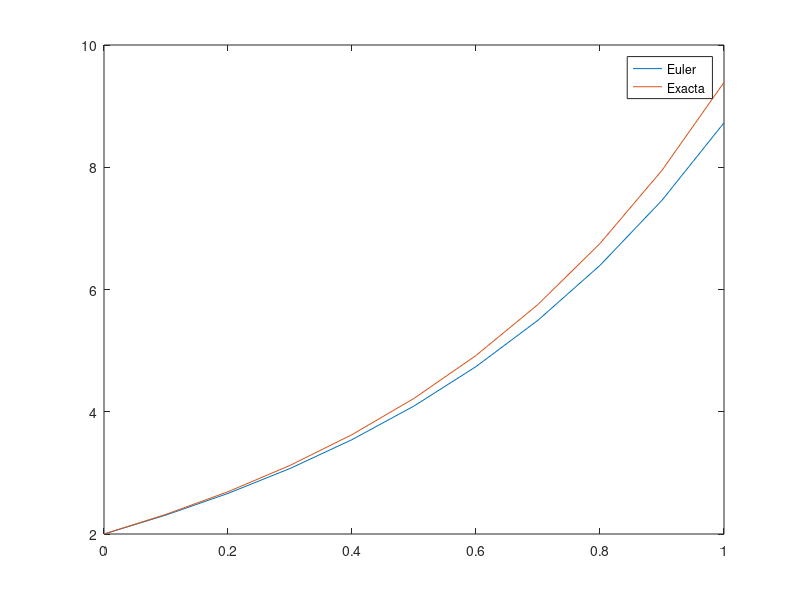

This figure's MATLAB source:
function eulerme
    % Datos
    f = @(x, y) -2 * x - 1 + 2 * y;
    yexac = @(x) e^(2 * x) + x + 1;
    a = 0;
    b = 1;
    y0 = 2;
    h = 0.1;

    x = a:h:b;
    y(1) = y0;
    yex = arrayfun(yexac, x);
    err(1) = 0;

    phi = @(x, y, h) 1/2 * (f(x, y) + f(x + h / 2, y + h / 2 * f(x, y)));

    for i = 1:length(x) - 1
        y(i + 1) = y(i) + h * phi(x(i), y(i), h);
        err(i + 1) = abs(yex(i + 1) - y(i + 1));
    endfor

    plot(x, y, x, yex)
    legend("Euler", "Exacta");

endfunction
